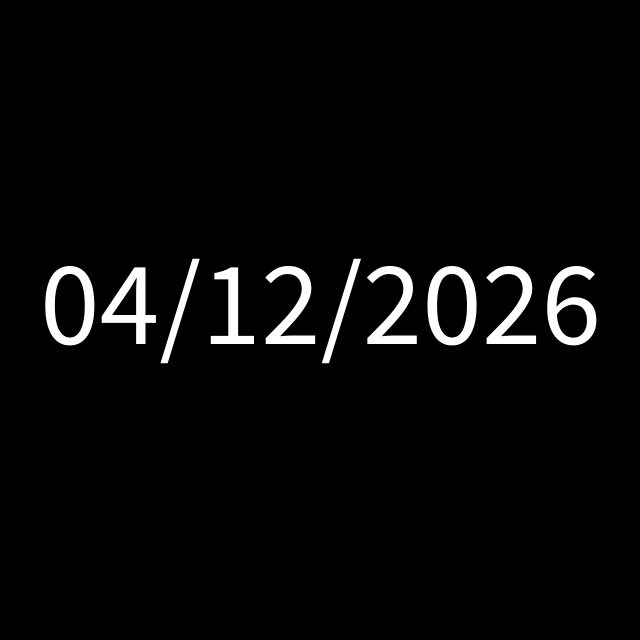
Frame 1 (no input)
Frame 60 (the mouse pressed at the canvas centre just before this capture): identical to frame 1, image omitted
Frame 120 (the mouse held since frame 60 and released just before this capture): identical to frame 1, image omitted

The Processing sketch that drew this single still picture (run headless with seeded random() and noise(); from frame 60 on, the mouse is pressed at the canvas centre):

// Processing sketch: Fecha
// ── Fecha.pde
/*
ESTE PROGRAMA IMPRIME EN PANTALLA LA FECHA.
*/


// Declaración de variables

int // Varaibles numericas de valor entero
day = 0, 
month = 0, 
year = 0; 

String // Variables de tipo cadena de texto 
texto = "";

void setup(){
  
  size(640,640); // Tamaño de ventana
  
}

void draw(){
  
  background(0); // Color de fondo de pantalla, negro;
  
  day = day(); // Guarda el valor del día actual en la variable day.
  month = month(); // Guarda el valor del mes actuales en la variable month.
  year = year(); // Guarda el valor del año actuales en la variable year.
  
  texto = nf(day, 2) + "/" + nf(month, 2) + "/" + nf(year, 4); //Genera el texto para mostrar el tiempo en pantalla.
  textSize(120); // Tamaño del texto. 
  text(texto, 40, 344); // Imprimir el texto en pantalla.
  
}
